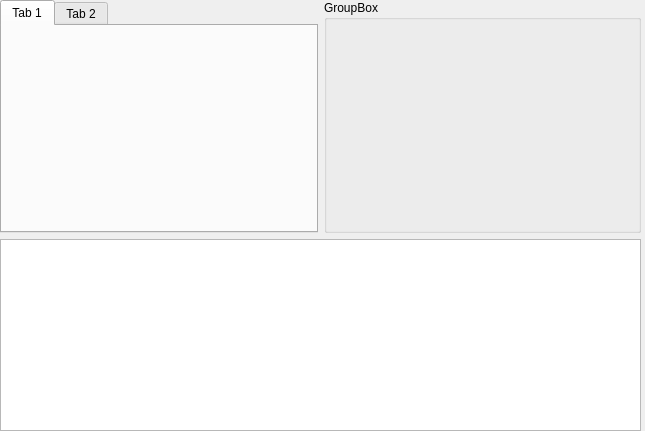
<?xml version="1.0" encoding="UTF-8"?>
<ui version="4.0">
 <class>Widget</class>
 <widget class="QWidget" name="Widget">
  <property name="geometry">
   <rect>
    <x>0</x>
    <y>0</y>
    <width>645</width>
    <height>431</height>
   </rect>
  </property>
  <property name="windowTitle">
   <string>Widget</string>
  </property>
  <widget class="QWidget" name="">
   <property name="geometry">
    <rect>
     <x>0</x>
     <y>0</y>
     <width>641</width>
     <height>431</height>
    </rect>
   </property>
   <layout class="QGridLayout" name="gridLayout_2">
    <item row="0" column="0">
     <widget class="QTabWidget" name="tabWidget">
      <property name="sizePolicy">
       <sizepolicy hsizetype="Preferred" vsizetype="Expanding">
        <horstretch>0</horstretch>
        <verstretch>0</verstretch>
       </sizepolicy>
      </property>
      <widget class="QWidget" name="tab_3">
       <attribute name="title">
        <string>Tab 1</string>
       </attribute>
      </widget>
      <widget class="QWidget" name="tab_4">
       <attribute name="title">
        <string>Tab 2</string>
       </attribute>
      </widget>
     </widget>
    </item>
    <item row="0" column="1">
     <widget class="QGroupBox" name="groupBox">
      <property name="title">
       <string>GroupBox</string>
      </property>
     </widget>
    </item>
    <item row="1" column="0" colspan="2">
     <widget class="QTextEdit" name="textEdit">
      <property name="sizePolicy">
       <sizepolicy hsizetype="Preferred" vsizetype="Preferred">
        <horstretch>0</horstretch>
        <verstretch>0</verstretch>
       </sizepolicy>
      </property>
     </widget>
    </item>
   </layout>
  </widget>
 </widget>
 <resources/>
 <connections/>
</ui>
